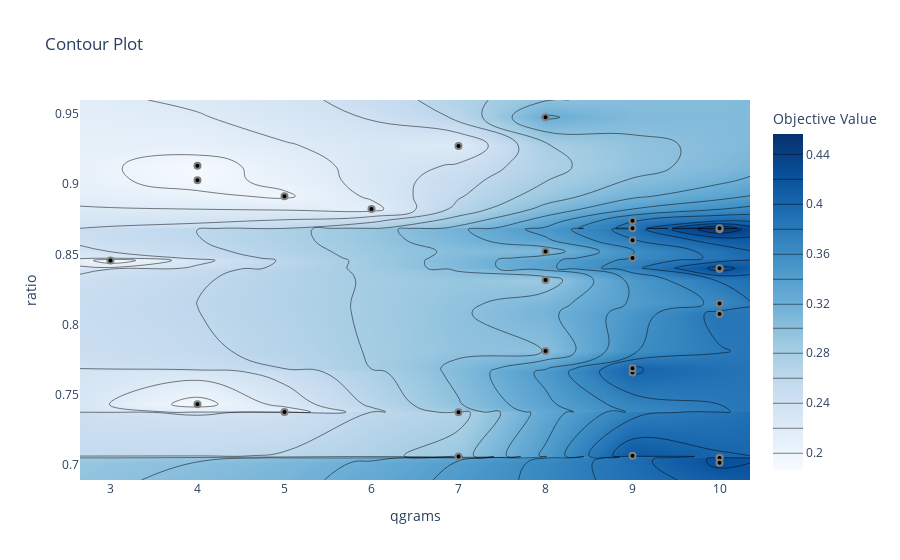

The code cell stored with this chart in its notebook:
### Code cell
fig = plot_contour(study, params=["qgrams", "ratio"])
fig.show()

### Figure 1 — Plotly figure (JSON) as saved in the notebook; plotly's stock layout.template omitted (floating-point values rounded to 4 significant figures; data arrays with more than 128 entries replaced by an {"elided": "..."} marker saying what was removed)
{"data": [{"autocontour": true, "colorbar": {"title": {"text": "Objective Value"}}, "colorscale": [[0, "rgb(247,251,255)"], [0.125, "rgb(222,235,247)"], [0.25, "rgb(198,219,239)"], [0.375, "rgb(158,202,225)"], [0.5, "rgb(107,174,214)"], [0.625, "rgb(66,146,198)"], [0.75, "rgb(33,113,181)"], [0.875, "rgb(8,81,156)"], [1, "rgb(8,48,107)"]], "connectgaps": true, "contours": {"coloring": "heatmap", "end": 0.44, "size": 0.02, "start": 0.2}, "hoverinfo": "none", "line": {"smoothing": 1.3}, "reversescale": false, "type": "contour", "x": [2.65, 3, 4, 5, 6, 7, 8, 9, 10, 10.35], "y": [0.6891, 0.7014, 0.7049, 0.7049, 0.7058, 0.7064, 0.7374, 0.7376, 0.7431, 0.7658, 0.7688, 0.7811, 0.8074, 0.815, 0.8317, 0.8395, 0.8401, 0.8457, 0.8474, 0.852, 0.86, 0.8678, 0.8685, 0.8686, 0.874, 0.8823, 0.8915, 0.9028, 0.9131, 0.9273, 0.9477, 0.96], "z": {"elided": "32x10 float values"}}, {"marker": {"color": "black", "line": {"color": "Grey", "width": 2}}, "mode": "markers", "showlegend": false, "type": "scatter", "x": [9, 6, 4, 4, 9, 4, 5, 5, 8, 7, 10, 10, 10, 10, 8, 10, 8, 9, 7, 10, 3, 10, 9, 10, 9, 8, 10, 9, 7, 9], "y": [0.7064, 0.8823, 0.7431, 0.9028, 0.7658, 0.9131, 0.8915, 0.7376, 0.9477, 0.7374, 0.8074, 0.7049, 0.7049, 0.815, 0.7811, 0.7014, 0.852, 0.7688, 0.7058, 0.8395, 0.8457, 0.8401, 0.8474, 0.8678, 0.86, 0.8317, 0.8686, 0.874, 0.9273, 0.8685]}], "layout": {"autosize": true, "title": {"text": "Contour Plot"}, "xaxis": {"range": [2.65, 10.35], "title": {"text": "qgrams"}, "type": "linear"}, "yaxis": {"range": [0.6891, 0.96], "title": {"text": "ratio"}, "type": "linear"}}}
